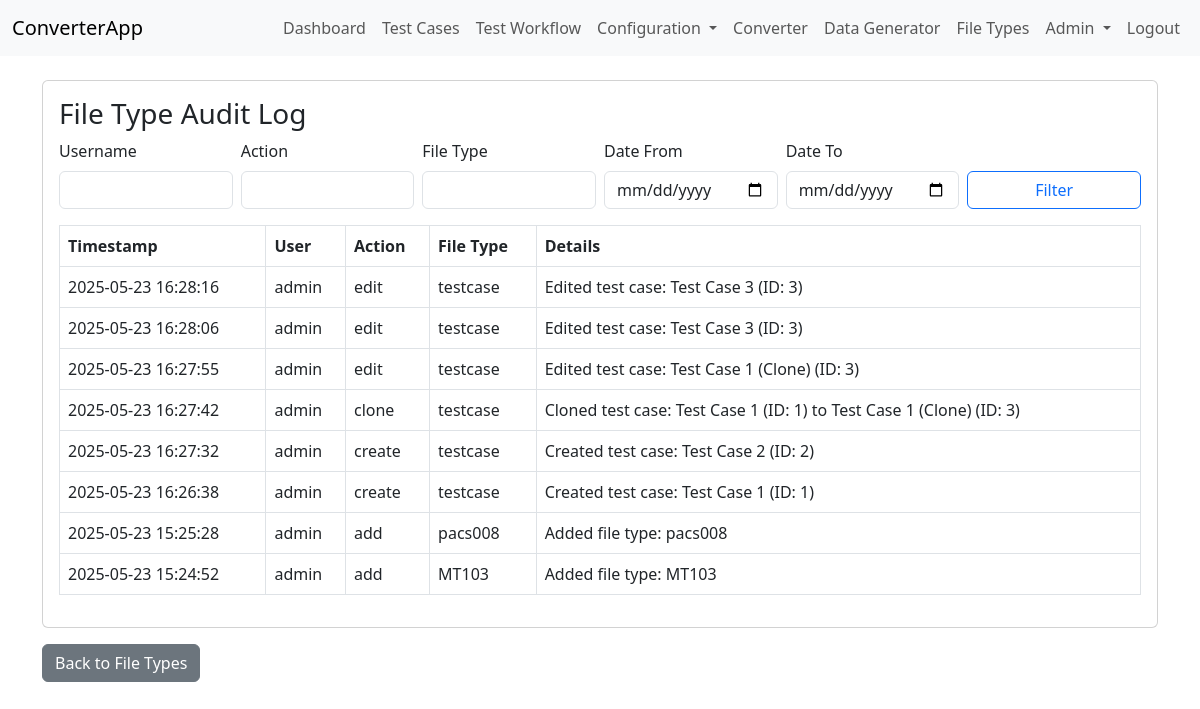
Screenshot of /filetypes/auditlog (signed in) with the database file from the repository.
### app/models.py (models this page shows)
class AuditLog(db.Model):
    id = db.Column(db.Integer, primary_key=True)
    user = db.Column(db.String(150))
    action = db.Column(db.String(50))
    filetype = db.Column(db.String(100))
    timestamp = db.Column(db.DateTime, default=datetime.utcnow)
    details = db.Column(db.Text)

### app/config/routes.py (the view)
@filetypes.route('/filetypes/auditlog')
@login_required
@permission_required('auditlog_view')
def auditlog():
    query = AuditLog.query
    username = request.args.get('username', '').strip()
    action = request.args.get('action', '').strip()
    filetype = request.args.get('filetype', '').strip()
    date_from = request.args.get('date_from', '').strip()
    date_to = request.args.get('date_to', '').strip()
    if username:
        query = query.filter(AuditLog.user.ilike(f'%{username}%'))
    if action:
        query = query.filter(AuditLog.action.ilike(f'%{action}%'))
    if filetype:
        query = query.filter(AuditLog.filetype.ilike(f'%{filetype}%'))
    if date_from:
        try:
            dt_from = datetime.strptime(date_from, '%Y-%m-%d')
            query = query.filter(AuditLog.timestamp >= dt_from)
        except Exception:
            pass
    if date_to:
        try:
            dt_to = datetime.strptime(date_to, '%Y-%m-%d') + timedelta(days=1)
            query = query.filter(AuditLog.timestamp < dt_to)
        except Exception:
            pass
    logs = query.order_by(AuditLog.timestamp.desc()).limit(100).all()
    return render_template('filetype_auditlog.html', logs=logs, username=username, action=action, filetype=filetype, date_from=date_from, date_to=date_to)

### app/auth/routes.py (called while the page is built)
@login_manager.user_loader
def load_user(user_id):
    return User.query.get(int(user_id))

### app/testcases.py (called while the page is built)
def permission_required(permission_name):
    def decorator(f):
        @wraps(f)
        def decorated_function(*args, **kwargs):
            if not current_user.is_authenticated:
                abort(403)
            if not current_user.role or not any(p.name == permission_name for p in current_user.role.permissions):
                abort(403)
            return f(*args, **kwargs)
        return decorated_function
    return decorator

### app/templates/filetype_auditlog.html (shortened to what this page needs)
{% extends 'base.html' %}
{% block content %}
<div class="card">
    <div class="card-body">
        <h3>File Type Audit Log</h3>
        <form method="get" class="mb-3 row g-2 align-items-end">
            <div class="col-md-2">
                <label for="username" class="form-label">Username</label>
                <input type="text" class="form-control" id="username" name="username" value="{{ username }}">
            </div>
            <div class="col-md-2">
                <label for="action" class="form-label">Action</label>
                <input type="text" class="form-control" id="action" name="action" value="{{ action }}">
            </div>
            <div class="col-md-2">
                <label for="filetype" class="form-label">File Type</label>
                <input type="text" class="form-control" id="filetype" name="filetype" value="{{ filetype }}">
            </div>
            <div class="col-md-2">
                <label for="date_from" class="form-label">Date From</label>
                <input type="date" class="form-control" id="date_from" name="date_from" value="{{ date_from }}">
            </div>
            <div class="col-md-2">
                <label for="date_to" class="form-label">Date To</label>
                <input type="date" class="form-control" id="date_to" name="date_to" value="{{ date_to }}">
            </div>
            <div class="col-md-2">
                <button type="submit" class="btn btn-outline-primary w-100">Filter</button>
            </div>
        </form>
        <table class="table table-bordered">
            <thead>
                <tr>
                    <th>Timestamp</th>
                    <th>User</th>
                    <th>Action</th>
                    <th>File Type</th>
                    <th>Details</th>
                </tr>
            </thead>
            <tbody>
                {% for log in logs %}
                <tr>
                    <td>{{ log.timestamp.strftime('%Y-%m-%d %H:%M:%S') }}</td>
                    <td>{{ log.user }}</td>
                    <td>{{ log.action }}</td>
                    <td>{{ log.filetype }}</td>
                    <td>{{ log.details }}</td>
                </tr>
                {% endfor %}
            </tbody>
        </table>
    </div>
</div>
<a href="{{ url_for('filetypes.list_filetypes') }}" class="btn btn-secondary mt-3">Back to File Types</a>
{% endblock %}

### rows the page displays
AuditLog: timestamp "2025-05-23 16:28:16", user "admin", action "edit", filetype "testcase", details "Edited test case: Test Case 3 (ID: 3)"
AuditLog: timestamp "2025-05-23 16:28:06", user "admin", action "edit", filetype "testcase", details "Edited test case: Test Case 3 (ID: 3)"
AuditLog: timestamp "2025-05-23 16:27:55", user "admin", action "edit", filetype "testcase", details "Edited test case: Test Case 1 (Clone) (ID: 3)"
AuditLog: timestamp "2025-05-23 16:27:42", user "admin", action "clone", filetype "testcase", details "Cloned test case: Test Case 1 (ID: 1) to Test Case 1 (Clone) (ID: 3)"
AuditLog: timestamp "2025-05-23 16:27:32", user "admin", action "create", filetype "testcase", details "Created test case: Test Case 2 (ID: 2)"
AuditLog: timestamp "2025-05-23 16:26:38", user "admin", action "create", filetype "testcase", details "Created test case: Test Case 1 (ID: 1)"
AuditLog: timestamp "2025-05-23 15:25:28", user "admin", action "add", filetype "pacs008", details "Added file type: pacs008"
AuditLog: timestamp "2025-05-23 15:24:52", user "admin", action "add", filetype "MT103", details "Added file type: MT103"
